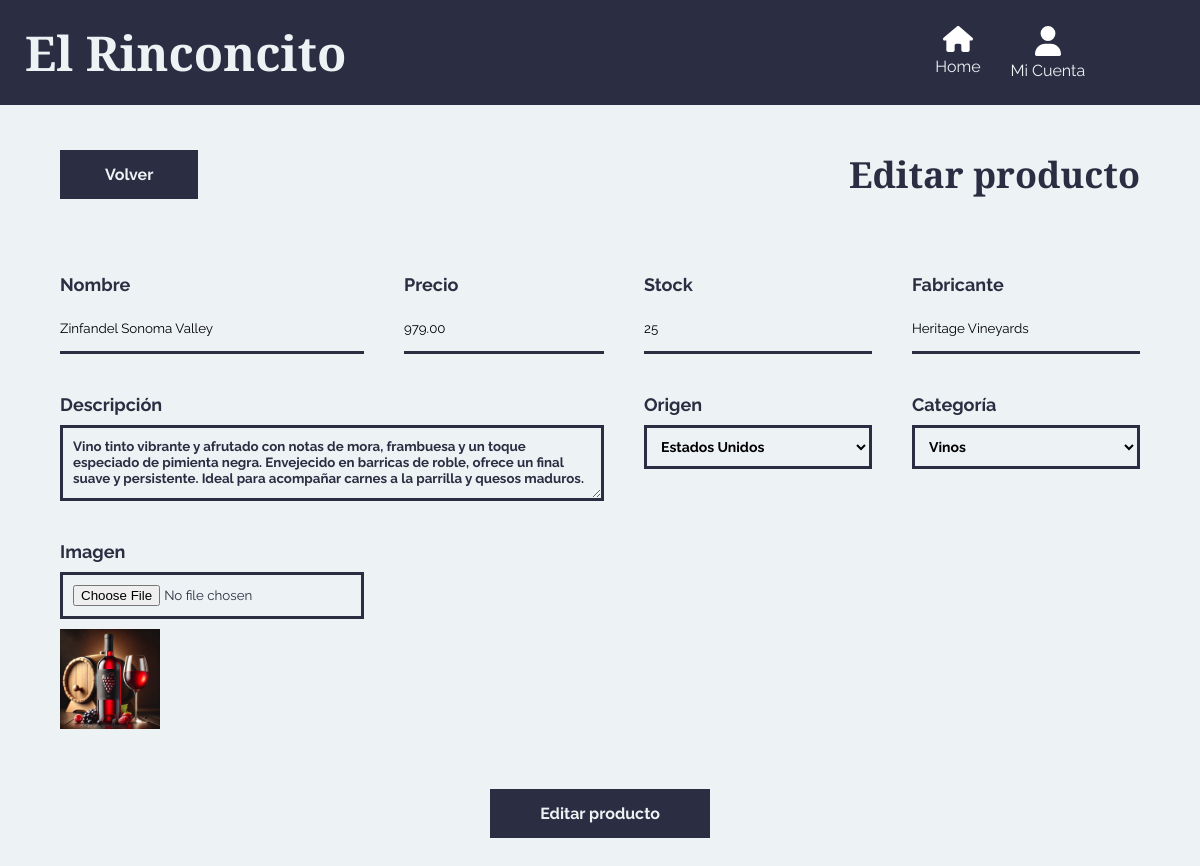
Screenshot of /editarproducto.php?id=73 (signed in) with the database file from the repository.
### tables this page shows
CREATE TABLE `productos` (
  `id_producto` int(4) NOT NULL,
  `nombre` varchar(50) NOT NULL,
  `descripcion` varchar(400) NOT NULL,
  `imagen` varchar(200) NOT NULL,
  `precio` decimal(10,2) NOT NULL,
  `stock` int(4) NOT NULL,
  `fabricante` varchar(50) NOT NULL,
  `origen` int(4) NOT NULL,
  `categoria` int(4) NOT NULL
);

CREATE TABLE `origenes` (
  `id_origen` int(4) NOT NULL,
  `origen` varchar(50) NOT NULL
);

CREATE TABLE `categorias` (
  `id_categoria` int(11) NOT NULL,
  `nombre` varchar(50) NOT NULL
);

### editarproducto.php (the view, shortened to what this page needs)
<?php
$id = $_GET['id'];
$id = filter_var($id, FILTER_VALIDATE_INT);
$db = conectarDB();
$consultaProducto = "SELECT * FROM productos WHERE id_producto = ${id};";
$resultadoProducto = mysqli_query($db, $consultaProducto);
$producto = mysqli_fetch_assoc($resultadoProducto);
$consulta_origen = "SELECT * FROM origenes;";
$resultado_origen = mysqli_query($db, $consulta_origen);
$consulta_categorias = "SELECT * FROM categorias;";
$resultado_categorias = mysqli_query($db, $consulta_categorias);
?>
<!DOCTYPE html>
<html lang="en">
<head>
    <link rel="stylesheet" href="styles/styles.css">
    <link rel="stylesheet" href="styles/agregar.css">
</head>
<body>
    <header class="header">
        <div class="header__contenedor">
            <h2 class="header__logo">El Rinconcito</h2>
            <div class="header__iconos">
                <a href="index.php" class="header__icono">
                    <div class="header__iconos-container">
                        <img class="header__iconos-img" src="img/header/home.svg" alt="Inicio">
                        <p class="header__iconos-descripcion">Home</p>
                    </div>
                </a>
                <a href="micuenta.php" class="header__icono">
                    <div class="header__iconos-container">
                        <img class="header__iconos-img" src="img/header/user.svg" alt="Perfil">
                        <p class="header__iconos-descripcion">Mi Cuenta</p>
                    </div>
                </a>
            </div>
        </div>
    </header>
    <main class="agregar contenedor">
        <div class="agregar__flex">
            <a href="admin.php" class="btn">Volver</a>
            <h2 class="agregar__titulo">Editar producto</h2>
        </div>
        <form action="" method="post" class="agregar__formulario" enctype="multipart/form-data">
            <div class="agregar__campos">
                <div class="agregar__campo">
                    <label class="agregar__label">Nombre</label>
                    <input value="<?php echo $producto['nombre'] ?>" name="nombre" type="text" class="agregar__input" id="agregar__nombre" placeholder="Nombre del producto">
                </div>
                <div class="agregar__campo">
                    <label class="agregar__label">Precio</label>
                    <input value="<?php echo $producto['precio'] ?>" name="precio" type="number" class="agregar__input" id="agregar__precio" placeholder="Precio">
                </div>
                <div class="agregar__campo">
                    <label class="agregar__label">Stock</label>
                    <input value="<?php echo $producto['stock'] ?>" name="stock" type="number" class="agregar__input" id="agregar__stock" placeholder="Cantidad en stock" min="1">
                </div>
                <div class="agregar__campo">
                    <label class="agregar__label">Fabricante</label>
                    <input value="<?php echo $producto['fabricante'] ?>" name="fabricante" type="text" class="agregar__input" id="agregar__fabricante" placeholder="Fabricante">
                </div>
                <div class="agregar__campo agregar__campo--textarea">
                    <label class="agregar__label">Descripción</label>
                    <textarea placeholder="<?php echo $producto['descripcion'] ?>" name="descripcion" id="agregarDescripcion"><?php echo $producto['descripcion'] ?></textarea>
                </div>
                <div class="agregar__campo">
                    <label class="agregar__label">Origen</label>
                    <select name="origen" id="agregarOrigen">
                        <?php while($origen = mysqli_fetch_assoc($resultado_origen)) :  ?>
                            <option
                                value="<?php echo $origen['id_origen']; ?>"
                                <?php echo $producto['origen'] == $origen['id_origen'] ? 'selected' : ''; ?>>
                                <?php echo $origen['origen']; ?>
                            </option>
                        <?php endwhile; ?>
                    </select>
                </div>
                <div class="agregar__campo">
                    <label class="agregar__label">Categoría</label>
                    <select name="categoria" id="agregarCategoria">
                        <?php while($categoria = mysqli_fetch_assoc($resultado_categorias)) :  ?>
                            <option
                                value="<?php echo $categoria['id_categoria']; ?>"
                                <?php echo $producto['categoria'] == $categoria['id_categoria'] ? 'selected' : ''; ?>>
                                <?php echo htmlspecialchars($categoria['nombre']); ?>
                            </option>
                        <?php endwhile; ?>
                    </select>
                </div>
                <div class="agregar__campo">
                    <label class="agregar__label">Imagen</label>
                    <input name="imagen" type="file" class="agregar__imagen">
                    <?php if (!empty($producto['imagen'])): ?>
                        <img src="imagenesServidor/<?php echo $producto['imagen']; ?>" alt="Imagen del producto" class="agregar__imagen-previsualizacion">
                    <?php endif; ?>
                </div>
            </div>
            <input class="agregar__submit" type="submit" value="Editar producto">
        </form>
    </main>
</body>
</html>

### styles/styles.css (style rules this page uses)
:root { --fontHeadings: "Playfair Display", serif; --fontBody: "Raleway", sans-serif; --colorPrimario: #2b2d42; --colorSecundario: #edf2f4 ; --colorTerciario: #ef233c; }
* { margin: 0; padding: 0; }
body { font-family: var(--fontBody); background-color: var(--colorSecundario); }
h1, h2, h3, h4 { font-family: var(--fontHeadings); position: relative; display: inline-block; }
h1::after, h2::after, h3::after, h4::after { content: ""; position: absolute; left: 0; bottom: 0; width: 100%; height: 2px; background-color: currentColor; transform: scaleX(0); transform-origin: bottom right; transition: transform 0.7s ease; }
a { text-decoration: none; }
img { max-width: 100%; }
.contenedor { max-width: min(90%, 1350px); margin: 0 auto; padding: 40px 0; }
.btn { padding: 15px 45px; color: var(--colorSecundario); background-color: var(--colorPrimario); font-weight: bold; transition: 0.4s all; }
.header { margin: 0 auto; background-color: var(--colorPrimario); color: var(--colorSecundario); position: fixed; z-index: 100; width: 100%; }
.header__contenedor { display: flex; gap: 20px; flex-direction: column; align-items: center; justify-content: space-between; padding: 20px 25px; }
@media screen and (min-width: 768px) { .header__contenedor { flex-direction: row; gap: 30px; } }
.header__logo { font-size: 32px; }
@media screen and (min-width: 768px) { .header__logo { font-size: 48px; } }
.header__iconos { display: grid; grid-template-columns: repeat(3, 1fr); justify-items: center; gap: 15px; cursor: pointer; }
.header__iconos-container { display: flex; flex-direction: column; align-items: center; gap: 5px; text-align: center; }
.header__iconos-img { max-width: 25px; max-height: 25px; color: var(--colorSecundario); filter: invert(1); z-index: 2; }
.header__iconos-img { max-width: 30px; max-height: 30px; }
.header__iconos-container { position: relative; }
.header__icono { display: inline-block; position: relative; transition: transform 0.5s ease; }
.header__icono img { transition: transform 0.5s ease; }
.header__iconos-descripcion { color: var(--colorSecundario); }
.agregar__imagen-previsualizacion { width: 100px; }

### styles/agregar.css (style rules this page uses)
:root { --fontHeadings: "Playfair Display", serif; --fontBody: "Raleway", sans-serif; --colorPrimario: #2b2d42; --colorSecundario: #edf2f4 ; --colorTerciario: #ef233c; }
.agregar { padding-top: 200px; }
@media screen and (min-width: 768px) { .agregar { padding-top: 150px; } }
.agregar__campos { padding: 35px 0; display: grid; grid-template-columns: repeat(1, 1fr); gap: 40px; }
@media screen and (min-width: 768px) { .agregar__campos { grid-template-columns: repeat(2, 1fr); } }
@media screen and (min-width: 768px) { .agregar__campo--textarea { grid-column: 1 / 3; } }
@media screen and (min-width: 1200px) { .agregar__campos { grid-template-columns: repeat(4, 1fr); } }
.agregar__campo { display: flex; flex-direction: column; gap: 10px; }
.agregar__label { color: var(--colorPrimario); font-weight: bold; font-size: 18px; }
.agregar__titulo { font-size: 36px; color: var(--colorPrimario); }
.agregar__input { padding: 15px 0; outline: none; border: none; border-bottom: 3px solid var(--colorPrimario); font-family: inherit; background-color: var(--colorSecundario); }
.agregar__input::placeholder { font-size: 16px; }
.agregar__submit { font-family: inherit; border: none; background-color: var(--colorPrimario); color: var(--colorSecundario); padding: 15px 50px; font-weight: bold; font-size: 16px; display: block; margin: 25px auto; cursor: pointer; transition: 0.5s background-color; position: relative; }
.agregar__submit::after { content: ''; position: absolute; width: 100%; height: 2px; background-color: red; bottom: 0; left: 0; }
#agregarDescripcion { background-color: var(--colorSecundario); font-family: inherit; border: 3px solid var(--colorPrimario); height: 50px; resize: vertical; padding: 10px; color: var(--colorPrimario); font-weight: bold; }
.agregar__campo select { background-color: var(--colorSecundario); border: 3px solid var(--colorPrimario); font-weight: bold; font-family: inherit; padding: 10px; font-size: 14px; }
.agregar__imagen { padding: 10px; border: 3px solid var(--colorPrimario); background-color: var(--colorSecundario); color: var(--colorPrimario); font-family: inherit; }
.agregar__flex { display: flex; flex-direction: column-reverse; gap: 30px; justify-content: space-between; align-items: center; margin-bottom: 40px; }
@media screen and (min-width: 768px) { .agregar__flex { flex-direction: row; } }

### rows the page displays
productos: nombre "Zinfandel Sonoma Valley", precio "979.00", stock "25", fabricante "Heritage Vineyards", descripcion "Vino tinto vibrante y afrutado con notas de mora, frambuesa y un toque especiado de pimienta negra. Envejecido en barricas de roble, ofrece un final suave y persistente. Ideal para acompañar carnes a la parrilla y quesos maduros.", origen "Estados Unidos", categoria "Vinos", imagen (picture)
